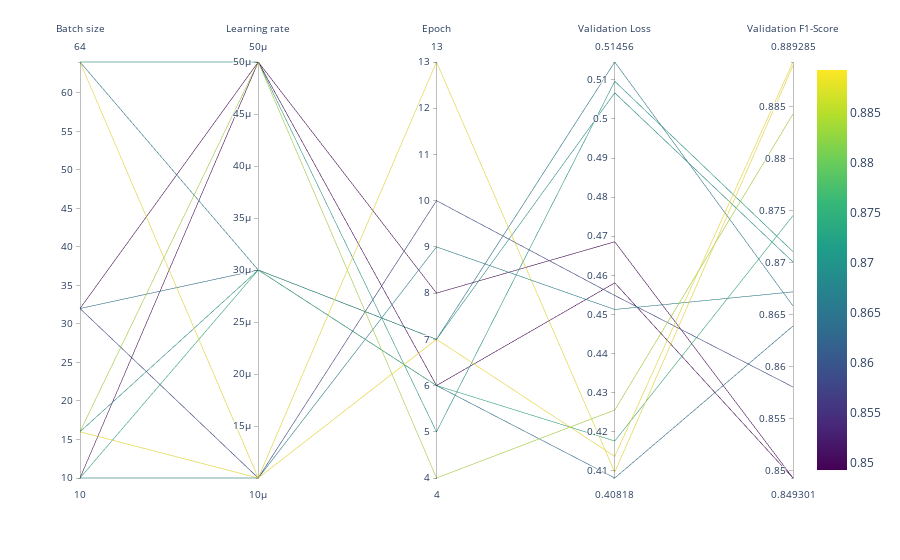

Notebook code cell kept with this figure:
### Code cell
get_parallel_cords(biolinkbert_file,"biolinkbert_hyperparameter_sweep_parallel_coordinates_plot.jpg")

### Figure 1 — Plotly figure (JSON) as saved in the notebook; plotly's stock layout.template omitted (floating-point values rounded to 4 significant figures)
{"data": [{"dimensions": [{"label": "Batch size", "values": [64, 64, 64, 32, 32, 32, 16, 16, 16, 10, 10, 10]}, {"label": "Learning rate", "values": [5e-05, 3e-05, 1e-05, 5e-05, 3e-05, 1e-05, 5e-05, 3e-05, 1e-05, 5e-05, 3e-05, 1e-05]}, {"label": "Epoch", "values": [5, 7, 13, 6, 6, 10, 4, 7, 7, 8, 6, 9]}, {"label": "Validation Loss", "values": [0.5096, 0.5146, 0.4097, 0.4581, 0.4082, 0.4549, 0.4255, 0.5067, 0.4137, 0.4686, 0.4176, 0.4513]}, {"label": "Validation F1-Score", "values": [0.8711, 0.8658, 0.8889, 0.8493, 0.8639, 0.8581, 0.8843, 0.8701, 0.8893, 0.8493, 0.8745, 0.8672]}], "domain": {"x": [0, 1], "y": [0, 1]}, "line": {"color": [0.8711, 0.8658, 0.8889, 0.8493, 0.8639, 0.8581, 0.8843, 0.8701, 0.8893, 0.8493, 0.8745, 0.8672], "coloraxis": "coloraxis"}, "name": "", "type": "parcoords"}], "layout": {"coloraxis": {"colorbar": {"title": {"text": ""}}, "colorscale": [[0, "#440154"], [0.1111, "#482878"], [0.2222, "#3e4989"], [0.3333, "#31688e"], [0.4444, "#26828e"], [0.5556, "#1f9e89"], [0.6667, "#35b779"], [0.7778, "#6ece58"], [0.8889, "#b5de2b"], [1, "#fde725"]]}, "legend": {"tracegroupgap": 0}, "margin": {"t": 60}}}
